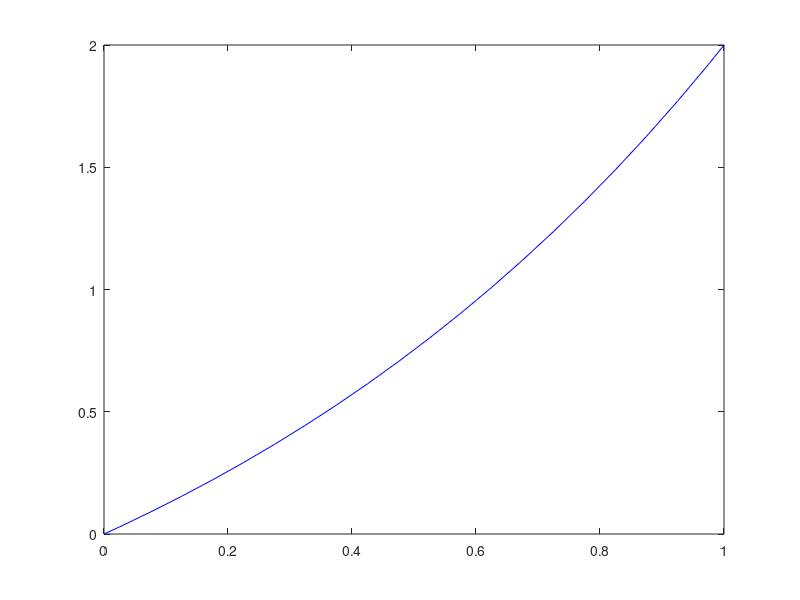

The MATLAB source for this figure:
% Xét bài toán khuếch tán như sau
% \dfrac{\partial u}{\partial t}(x, t) = D \dfrac{\partial^2 u}{\partial^2 x}(x, t) 
% - V \dfrac{\partial u}{\partial x}(x, t),

% Với $D = 1$ và $V = 1$, hãy giải bài toán (\ref{eq:problem4}) tìm nghiệm 
% xấp xỉ $u_h$ tại thời điểm $t = 5$ với lưới 20 phần tử và 10 bước thời gian.

% Giải quyết bài toán
% Xóa bộ nhớ, xóa các biến trước đó
clc; clear all; format long % set up

% Khoảng giá trị của x
x_start = 0; x_end = 1;

% Chiều dài không gian
L = x_end - x_start;

% Khoảng giá trị của t
t_start = 0; t_end = 5;

% Tổng thời gian
T = t_end - t_start;

% Số lượng phần tử của lưới
Ne = 20;

% Kích thước bước không gian (Spatial step size)
dL = L / Ne;

% Khởi tạo các phần tử
ele.coo = (dL / 2):dL:L;

% Số lượng bước thời gian
Nt = 10;

% Kích thước bước thời gian (Time step size)
dt = T / Nt;

% Hệ số khuếch tán
D = 1;

% Hệ số đối lưu
V = 1;

% Điều kiện đầu
U_o = (ele.coo).^2 + ele.coo;

% Các điều kiện biên
UL = 0; UR = 2;

% Khởi tạo giá trị độ lỗi
Er = 0;

% Cài đặt bộ giải
for i_tim=1:Nt              % Vòng lặp thời gian
    MU = zeros(Ne); FU = zeros(Ne,1);
    for k=1:Ne              % Vòng lặp thể tích
        % Tính toán source term
        S = -exp(-i_tim*dt) * (ele.coo(k)^2 - ele.coo(k) + 2);

        MU(k,k) = MU(k,k) + dL/dt;
        FU(k) = FU(k) + dL/dt*U_o(k) + S*dL;

        % inside volume
        if k > 1 && k < Ne      
            % Tính toán pha khuếch tán
            MU(k,[k k-1]) = MU(k,[k k-1]) + D/dL*[1 -1];
            MU(k,[k k+1]) = MU(k,[k k+1]) + D/dL*[1 -1];

            % Tính toán pha đối lưu
            MU(k,[k k-1]) = MU(k,[k k-1]) - V/2*[1 1];
            MU(k,[k k+1]) = MU(k,[k k+1]) + V/2*[1 1];
        end
    end

    % Điều kiện biên trái
    %% Pha khuếch tán
    MU(1,1)     = MU(1,1) + D/dL*2;
    FU(1)       = FU(1) + D/dL*2*UL;
    MU(1,[1 2]) = MU(1,[1 2]) + D/dL*[1 -1];
    %% Pha đối lưu
    MU(1,[1 2]) = MU(1,[1 2]) + V/2*[1 1];
    FU(1)       = FU(1) + V*UL;


    % Điều kiện biên phải
    %% Pha khuếch tán
    MU(Ne,[Ne Ne-1]) = MU(Ne,[Ne Ne-1]) + D/dL*[1 -1];
    MU(Ne,Ne)        = MU(Ne,Ne) + D/dL*2;
    FU(Ne)           = FU(Ne) + D/dL*2*UR;
    %% Pha đối lưu
    MU(Ne,[Ne Ne-1]) = MU(Ne,[Ne Ne-1]) - V/2*[1 1];
    FU(Ne)           = FU(Ne) - V*UR;

    % Giải hệ phương trình tuyến tính
    U = MU\FU; U_o = U; 
    X = [0 ele.coo 1]; UU = [UL; U; UR];
    plot(X',UU,'b-'); pause(0.5);

    % Tính toán độ lỗi
    Ert=0; Ue=zeros(Ne,1);
    for k=1:Ne
        Ue(k) = exp(-i_tim*dt)*(ele.coo(k)^2 - ele.coo(k)) + 2 * ele.coo(k);
        Ert = Ert + (U(k) - Ue(k))^2*dL;
    end
    Er = Er + dt*Ert;
end % loop of time

Er=sqrt(Er); disp(Er);